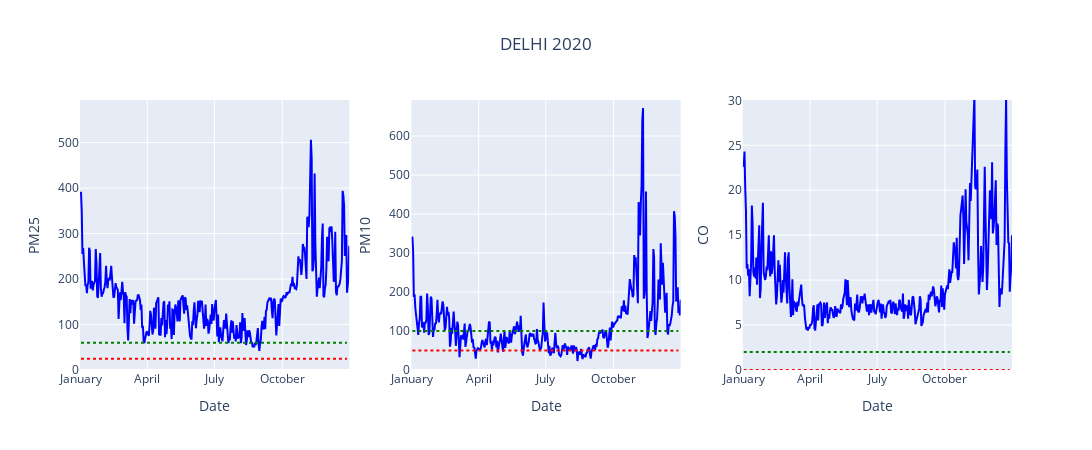

Write notebook code for a chart like this one.
### Code cell
start = '2019-01-01'
end = '2019-12-28'
fig = make_subplots(
rows=1, cols=3,
#subplot_titles=imp_pollutant,
vertical_spacing=0.05
)
for m,i in enumerate(imp_pollutant):
    dfd=df_delhi[df_delhi['Specie'].isin([i])]
    dffd = dff_delhi[dff_delhi['Specie'].isin([i])]
    #fig.add_trace(go.Scatter(x=dfd['Date_x'],y=dfd['median_x'],line_color='blue'),row=1,col=m+1)
    fig.add_trace(go.Scatter(x=dfd['Date_x'],y=dfd['median_y'],line_color='blue'),row=1,col=m+1)
    fig.update_xaxes(tickformat="%B",row=1,col=m+1)
    fig.add_shape(go.layout.Shape(type="line", x0=start, y0=pollutant_who[i], x1=end, y1=pollutant_who[i],
                                  line=dict(color='red', width=2,dash='dot'),),row=1,col=m+1)
    fig.add_shape(go.layout.Shape(type="line", x0=start, y0=pollutant_naaqs[i], x1=end, y1=pollutant_naaqs[i],
                                  line=dict(color='green', width=2,dash='dot'),),row=1,col=m+1)
    fig.update_yaxes(title=i.upper(),range=[0,dfd['median_x'].max() +dfd['median_x'].mean()/10], row=1, col=m+1)
    fig.update_xaxes(title_text="Date", row=1, col=m+1)
fig.update_layout(title='DELHI 2020',title_x=0.5,height=450,width=1300,showlegend=False)
fig.show()
#fig.write_image(f'images/19vs20_20_delhi.png')
#py.plot(fig, filename='19vs20_delhi20',auto_open=True)

### Figure 1 — Plotly figure (JSON) as saved in the notebook; plotly's stock layout.template omitted (floating-point values rounded to 4 significant figures; data arrays with more than 128 entries replaced by an {"elided": "..."} marker saying what was removed)
{"data": [{"line": {"color": "blue"}, "type": "scatter", "x": {"elided": "397 str values"}, "xaxis": "x", "y": {"elided": "397 int values"}, "yaxis": "y"}, {"line": {"color": "blue"}, "type": "scatter", "x": {"elided": "397 str values"}, "xaxis": "x2", "y": {"elided": "397 int values"}, "yaxis": "y2"}, {"line": {"color": "blue"}, "type": "scatter", "x": {"elided": "397 str values"}, "xaxis": "x3", "y": {"elided": "397 float values"}, "yaxis": "y3"}], "layout": {"height": 450, "shapes": [{"line": {"color": "red", "dash": "dot", "width": 2}, "type": "line", "x0": "2019-01-01", "x1": "2019-12-28", "xref": "x", "y0": 25, "y1": 25, "yref": "y"}, {"line": {"color": "green", "dash": "dot", "width": 2}, "type": "line", "x0": "2019-01-01", "x1": "2019-12-28", "xref": "x", "y0": 60, "y1": 60, "yref": "y"}, {"line": {"color": "red", "dash": "dot", "width": 2}, "type": "line", "x0": "2019-01-01", "x1": "2019-12-28", "xref": "x2", "y0": 50, "y1": 50, "yref": "y2"}, {"line": {"color": "green", "dash": "dot", "width": 2}, "type": "line", "x0": "2019-01-01", "x1": "2019-12-28", "xref": "x2", "y0": 100, "y1": 100, "yref": "y2"}, {"line": {"color": "red", "dash": "dot", "width": 2}, "type": "line", "x0": "2019-01-01", "x1": "2019-12-28", "xref": "x3", "y0": 0, "y1": 0, "yref": "y3"}, {"line": {"color": "green", "dash": "dot", "width": 2}, "type": "line", "x0": "2019-01-01", "x1": "2019-12-28", "xref": "x3", "y0": 2, "y1": 2, "yref": "y3"}], "showlegend": false, "title": {"text": "DELHI 2020", "x": 0.5}, "width": 1300, "xaxis": {"anchor": "y", "domain": [0, 0.2889], "tickformat": "%B", "title": {"text": "Date"}}, "xaxis2": {"anchor": "y2", "domain": [0.3556, 0.6444], "tickformat": "%B", "title": {"text": "Date"}}, "xaxis3": {"anchor": "y3", "domain": [0.7111, 1], "tickformat": "%B", "title": {"text": "Date"}}, "yaxis": {"anchor": "x", "domain": [0, 1], "range": [0, 593.7], "title": {"text": "PM25"}}, "yaxis2": {"anchor": "x2", "domain": [0, 1], "range": [0, 692.4], "title": {"text": "PM10"}}, "yaxis3": {"anchor": "x3", "domain": [0, 1], "range": [0, 30.04], "title": {"text": "CO"}}}}
